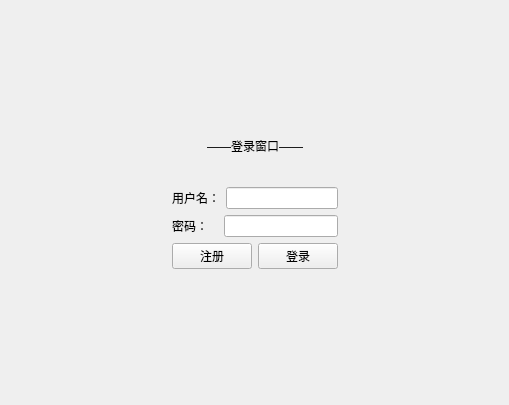
<?xml version="1.0" encoding="UTF-8"?>
<ui version="4.0">
 <class>LoginView</class>
 <widget class="QWidget" name="LoginView">
  <property name="geometry">
   <rect>
    <x>0</x>
    <y>0</y>
    <width>509</width>
    <height>405</height>
   </rect>
  </property>
  <property name="windowTitle">
   <string>登录</string>
  </property>
  <layout class="QHBoxLayout" name="horizontalLayout_4">
   <item>
    <spacer name="horizontalSpacer_3">
     <property name="orientation">
      <enum>Qt::Orientation::Horizontal</enum>
     </property>
     <property name="sizeHint" stdset="0">
      <size>
       <width>150</width>
       <height>17</height>
      </size>
     </property>
    </spacer>
   </item>
   <item>
    <layout class="QVBoxLayout" name="verticalLayout">
     <item>
      <spacer name="verticalSpacer_2">
       <property name="orientation">
        <enum>Qt::Orientation::Vertical</enum>
       </property>
       <property name="sizeHint" stdset="0">
        <size>
         <width>20</width>
         <height>140</height>
        </size>
       </property>
      </spacer>
     </item>
     <item>
      <widget class="QLabel" name="label">
       <property name="text">
        <string>——登录窗口——</string>
       </property>
       <property name="alignment">
        <set>Qt::AlignmentFlag::AlignCenter</set>
       </property>
      </widget>
     </item>
     <item>
      <spacer name="verticalSpacer_3">
       <property name="orientation">
        <enum>Qt::Orientation::Vertical</enum>
       </property>
       <property name="sizeHint" stdset="0">
        <size>
         <width>20</width>
         <height>40</height>
        </size>
       </property>
      </spacer>
     </item>
     <item>
      <layout class="QHBoxLayout" name="horizontalLayout_2">
       <item>
        <widget class="QLabel" name="label_2">
         <property name="text">
          <string>用户名：</string>
         </property>
        </widget>
       </item>
       <item>
        <widget class="QLineEdit" name="inputUserName"/>
       </item>
      </layout>
     </item>
     <item>
      <layout class="QHBoxLayout" name="horizontalLayout_3">
       <item>
        <widget class="QLabel" name="label_3">
         <property name="text">
          <string>密码：   </string>
         </property>
        </widget>
       </item>
       <item>
        <widget class="QLineEdit" name="inputUserPassword">
         <property name="echoMode">
          <enum>QLineEdit::EchoMode::Password</enum>
         </property>
        </widget>
       </item>
      </layout>
     </item>
     <item>
      <layout class="QHBoxLayout" name="horizontalLayout">
       <item>
        <widget class="QPushButton" name="btSignout">
         <property name="text">
          <string>注册</string>
         </property>
        </widget>
       </item>
       <item>
        <widget class="QPushButton" name="btSignin">
         <property name="text">
          <string>登录</string>
         </property>
        </widget>
       </item>
      </layout>
     </item>
     <item>
      <spacer name="verticalSpacer">
       <property name="orientation">
        <enum>Qt::Orientation::Vertical</enum>
       </property>
       <property name="sizeHint" stdset="0">
        <size>
         <width>20</width>
         <height>139</height>
        </size>
       </property>
      </spacer>
     </item>
    </layout>
   </item>
   <item>
    <spacer name="horizontalSpacer_4">
     <property name="orientation">
      <enum>Qt::Orientation::Horizontal</enum>
     </property>
     <property name="sizeHint" stdset="0">
      <size>
       <width>150</width>
       <height>17</height>
      </size>
     </property>
    </spacer>
   </item>
  </layout>
 </widget>
 <resources/>
 <connections/>
</ui>
